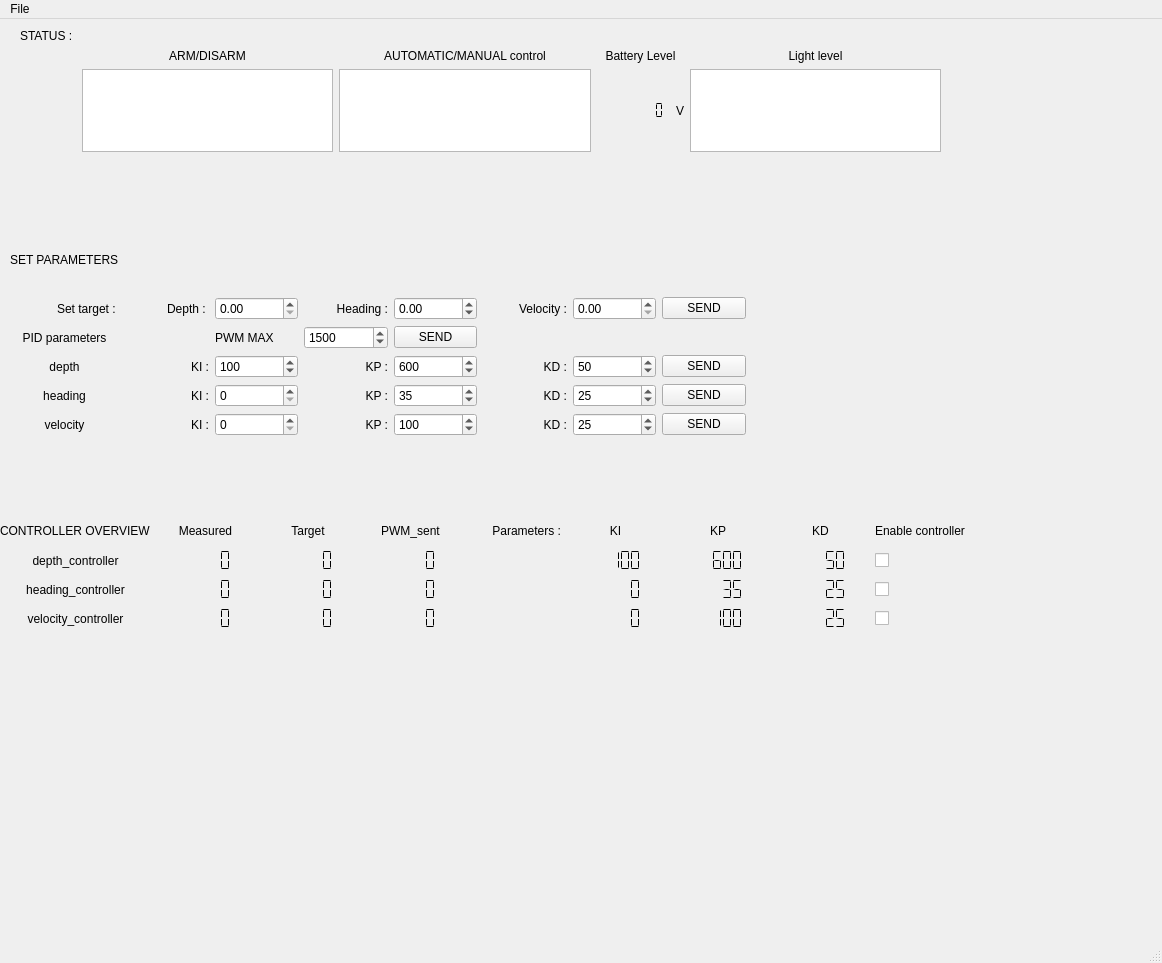
<?xml version="1.0" encoding="UTF-8"?>
<ui version="4.0">
 <class>mainWindow</class>
 <widget class="QMainWindow" name="mainWindow">
  <property name="geometry">
   <rect>
    <x>0</x>
    <y>0</y>
    <width>1162</width>
    <height>963</height>
   </rect>
  </property>
  <property name="sizePolicy">
   <sizepolicy hsizetype="MinimumExpanding" vsizetype="Preferred">
    <horstretch>0</horstretch>
    <verstretch>0</verstretch>
   </sizepolicy>
  </property>
  <property name="windowTitle">
   <string>BlueRov2</string>
  </property>
  <property name="autoFillBackground">
   <bool>true</bool>
  </property>
  <widget class="QWidget" name="centralwidget">
   <widget class="QWidget" name="gridLayoutWidget">
    <property name="geometry">
     <rect>
      <x>10</x>
      <y>210</y>
      <width>736</width>
      <height>207</height>
     </rect>
    </property>
    <layout class="QGridLayout" name="gridLayout_set_parameters">
     <item row="1" column="7">
      <widget class="QDoubleSpinBox" name="doubleSpinBox_velocity"/>
     </item>
     <item row="2" column="0">
      <widget class="QLabel" name="label_7">
       <property name="text">
        <string>PID parameters</string>
       </property>
       <property name="alignment">
        <set>Qt::AlignCenter</set>
       </property>
      </widget>
     </item>
     <item row="5" column="3">
      <widget class="QLabel" name="label_22">
       <property name="text">
        <string>KP :</string>
       </property>
       <property name="alignment">
        <set>Qt::AlignRight|Qt::AlignTrailing|Qt::AlignVCenter</set>
       </property>
      </widget>
     </item>
     <item row="1" column="0">
      <widget class="QLabel" name="label_8">
       <property name="text">
        <string>Set target : </string>
       </property>
       <property name="alignment">
        <set>Qt::AlignRight|Qt::AlignTrailing|Qt::AlignVCenter</set>
       </property>
      </widget>
     </item>
     <item row="5" column="6">
      <widget class="QLabel" name="label_23">
       <property name="text">
        <string>KD :</string>
       </property>
       <property name="alignment">
        <set>Qt::AlignRight|Qt::AlignTrailing|Qt::AlignVCenter</set>
       </property>
      </widget>
     </item>
     <item row="4" column="6">
      <widget class="QLabel" name="label_20">
       <property name="text">
        <string>KD :</string>
       </property>
       <property name="alignment">
        <set>Qt::AlignRight|Qt::AlignTrailing|Qt::AlignVCenter</set>
       </property>
      </widget>
     </item>
     <item row="3" column="0">
      <widget class="QLabel" name="label_9">
       <property name="text">
        <string>depth</string>
       </property>
       <property name="alignment">
        <set>Qt::AlignCenter</set>
       </property>
      </widget>
     </item>
     <item row="1" column="4">
      <widget class="QDoubleSpinBox" name="doubleSpinBox_heading">
       <property name="minimum">
        <double>-3.140000000000000</double>
       </property>
       <property name="maximum">
        <double>3.140000000000000</double>
       </property>
       <property name="singleStep">
        <double>0.050000000000000</double>
       </property>
      </widget>
     </item>
     <item row="0" column="0">
      <widget class="QLabel" name="label_6">
       <property name="text">
        <string>SET PARAMETERS</string>
       </property>
      </widget>
     </item>
     <item row="3" column="4">
      <widget class="QSpinBox" name="spinBox_KP_depth">
       <property name="maximum">
        <number>1000</number>
       </property>
       <property name="value">
        <number>600</number>
       </property>
      </widget>
     </item>
     <item row="1" column="1">
      <widget class="QLabel" name="label_10">
       <property name="text">
        <string>Depth : </string>
       </property>
       <property name="alignment">
        <set>Qt::AlignRight|Qt::AlignTrailing|Qt::AlignVCenter</set>
       </property>
      </widget>
     </item>
     <item row="4" column="4">
      <widget class="QSpinBox" name="spinBox_KP_heading">
       <property name="maximum">
        <number>1000</number>
       </property>
       <property name="value">
        <number>35</number>
       </property>
      </widget>
     </item>
     <item row="3" column="3">
      <widget class="QLabel" name="label_16">
       <property name="text">
        <string>KP :</string>
       </property>
       <property name="alignment">
        <set>Qt::AlignRight|Qt::AlignTrailing|Qt::AlignVCenter</set>
       </property>
      </widget>
     </item>
     <item row="5" column="7">
      <widget class="QSpinBox" name="spinBox_KD_velocity">
       <property name="maximum">
        <number>1000</number>
       </property>
       <property name="value">
        <number>25</number>
       </property>
      </widget>
     </item>
     <item row="3" column="1">
      <widget class="QLabel" name="label_15">
       <property name="text">
        <string>KI :</string>
       </property>
       <property name="alignment">
        <set>Qt::AlignRight|Qt::AlignTrailing|Qt::AlignVCenter</set>
       </property>
      </widget>
     </item>
     <item row="5" column="0">
      <widget class="QLabel" name="label_14">
       <property name="text">
        <string>velocity</string>
       </property>
       <property name="alignment">
        <set>Qt::AlignCenter</set>
       </property>
      </widget>
     </item>
     <item row="3" column="7">
      <widget class="QSpinBox" name="spinBox_KD_depth">
       <property name="maximum">
        <number>1000</number>
       </property>
       <property name="value">
        <number>50</number>
       </property>
       <property name="displayIntegerBase">
        <number>10</number>
       </property>
      </widget>
     </item>
     <item row="1" column="6">
      <widget class="QLabel" name="label_12">
       <property name="text">
        <string>Velocity :</string>
       </property>
       <property name="alignment">
        <set>Qt::AlignRight|Qt::AlignTrailing|Qt::AlignVCenter</set>
       </property>
      </widget>
     </item>
     <item row="1" column="2">
      <widget class="QDoubleSpinBox" name="doubleSpinBox_depth"/>
     </item>
     <item row="5" column="1">
      <widget class="QLabel" name="label_21">
       <property name="text">
        <string>KI :</string>
       </property>
       <property name="alignment">
        <set>Qt::AlignRight|Qt::AlignTrailing|Qt::AlignVCenter</set>
       </property>
      </widget>
     </item>
     <item row="4" column="7">
      <widget class="QSpinBox" name="spinBox_KD_heading">
       <property name="maximum">
        <number>1000</number>
       </property>
       <property name="value">
        <number>25</number>
       </property>
      </widget>
     </item>
     <item row="1" column="3">
      <widget class="QLabel" name="label_11">
       <property name="text">
        <string>Heading :</string>
       </property>
       <property name="alignment">
        <set>Qt::AlignRight|Qt::AlignTrailing|Qt::AlignVCenter</set>
       </property>
      </widget>
     </item>
     <item row="4" column="3">
      <widget class="QLabel" name="label_19">
       <property name="text">
        <string>KP :</string>
       </property>
       <property name="alignment">
        <set>Qt::AlignRight|Qt::AlignTrailing|Qt::AlignVCenter</set>
       </property>
      </widget>
     </item>
     <item row="4" column="2">
      <widget class="QSpinBox" name="spinBox_KI_heading">
       <property name="maximum">
        <number>1000</number>
       </property>
       <property name="value">
        <number>0</number>
       </property>
      </widget>
     </item>
     <item row="3" column="6">
      <widget class="QLabel" name="label_17">
       <property name="text">
        <string>KD :</string>
       </property>
       <property name="alignment">
        <set>Qt::AlignRight|Qt::AlignTrailing|Qt::AlignVCenter</set>
       </property>
      </widget>
     </item>
     <item row="4" column="0">
      <widget class="QLabel" name="label_13">
       <property name="text">
        <string>heading</string>
       </property>
       <property name="alignment">
        <set>Qt::AlignCenter</set>
       </property>
      </widget>
     </item>
     <item row="5" column="2">
      <widget class="QSpinBox" name="spinBox_KI_velocity">
       <property name="maximum">
        <number>1000</number>
       </property>
      </widget>
     </item>
     <item row="5" column="4">
      <widget class="QSpinBox" name="spinBox__KP_velocity">
       <property name="maximum">
        <number>1000</number>
       </property>
       <property name="value">
        <number>100</number>
       </property>
      </widget>
     </item>
     <item row="4" column="1">
      <widget class="QLabel" name="label_18">
       <property name="text">
        <string>KI :</string>
       </property>
       <property name="alignment">
        <set>Qt::AlignRight|Qt::AlignTrailing|Qt::AlignVCenter</set>
       </property>
      </widget>
     </item>
     <item row="3" column="2">
      <widget class="QSpinBox" name="spinBox_KI_depth">
       <property name="maximum">
        <number>1000</number>
       </property>
       <property name="value">
        <number>100</number>
       </property>
      </widget>
     </item>
     <item row="3" column="8">
      <widget class="QPushButton" name="pushButton_send_parameters_depth">
       <property name="text">
        <string>SEND</string>
       </property>
      </widget>
     </item>
     <item row="4" column="8">
      <widget class="QPushButton" name="pushButton_send_parameters_heading">
       <property name="text">
        <string>SEND</string>
       </property>
      </widget>
     </item>
     <item row="5" column="8">
      <widget class="QPushButton" name="pushButton_send_parameters_velocity">
       <property name="text">
        <string>SEND</string>
       </property>
      </widget>
     </item>
     <item row="1" column="8">
      <widget class="QPushButton" name="pushButton_send_parameters_target">
       <property name="text">
        <string>SEND</string>
       </property>
      </widget>
     </item>
     <item row="2" column="2">
      <widget class="QLabel" name="label_37">
       <property name="text">
        <string>PWM MAX</string>
       </property>
      </widget>
     </item>
     <item row="2" column="3">
      <widget class="QSpinBox" name="spinBox_pwm_max">
       <property name="minimum">
        <number>1100</number>
       </property>
       <property name="maximum">
        <number>1900</number>
       </property>
       <property name="singleStep">
        <number>50</number>
       </property>
       <property name="value">
        <number>1500</number>
       </property>
       <property name="displayIntegerBase">
        <number>10</number>
       </property>
      </widget>
     </item>
     <item row="2" column="4">
      <widget class="QPushButton" name="pushButton_send_pwm_max">
       <property name="text">
        <string>SEND</string>
       </property>
      </widget>
     </item>
    </layout>
   </widget>
   <widget class="QWidget" name="gridLayoutWidget_2">
    <property name="geometry">
     <rect>
      <x>0</x>
      <y>500</y>
      <width>971</width>
      <height>111</height>
     </rect>
    </property>
    <layout class="QGridLayout" name="gridLayout_controller_overview">
     <property name="sizeConstraint">
      <enum>QLayout::SetMinimumSize</enum>
     </property>
     <item row="0" column="1">
      <widget class="QLabel" name="label_24">
       <property name="text">
        <string>Measured</string>
       </property>
       <property name="alignment">
        <set>Qt::AlignCenter</set>
       </property>
      </widget>
     </item>
     <item row="4" column="7">
      <widget class="QLCDNumber" name="velocity_controller_KP_display">
       <property name="frameShape">
        <enum>QFrame::NoFrame</enum>
       </property>
       <property name="frameShadow">
        <enum>QFrame::Raised</enum>
       </property>
       <property name="segmentStyle">
        <enum>QLCDNumber::Flat</enum>
       </property>
       <property name="value" stdset="0">
        <double>100.000000000000000</double>
       </property>
      </widget>
     </item>
     <item row="4" column="6">
      <widget class="QLCDNumber" name="velocity_controller_KI_display">
       <property name="frameShape">
        <enum>QFrame::NoFrame</enum>
       </property>
       <property name="frameShadow">
        <enum>QFrame::Raised</enum>
       </property>
       <property name="segmentStyle">
        <enum>QLCDNumber::Flat</enum>
       </property>
      </widget>
     </item>
     <item row="2" column="3">
      <widget class="QLCDNumber" name="depth_controller_pwm_display">
       <property name="frameShape">
        <enum>QFrame::NoFrame</enum>
       </property>
       <property name="frameShadow">
        <enum>QFrame::Plain</enum>
       </property>
       <property name="segmentStyle">
        <enum>QLCDNumber::Flat</enum>
       </property>
      </widget>
     </item>
     <item row="2" column="9">
      <widget class="QCheckBox" name="checkBox_activate_depth_controller">
       <property name="text">
        <string/>
       </property>
      </widget>
     </item>
     <item row="4" column="9">
      <widget class="QCheckBox" name="checkBox_activate_velocity_controller">
       <property name="text">
        <string/>
       </property>
      </widget>
     </item>
     <item row="3" column="0">
      <widget class="QLabel" name="label_4">
       <property name="text">
        <string>heading_controller</string>
       </property>
       <property name="alignment">
        <set>Qt::AlignCenter</set>
       </property>
      </widget>
     </item>
     <item row="0" column="3">
      <widget class="QLabel" name="label_25">
       <property name="text">
        <string>PWM_sent</string>
       </property>
       <property name="alignment">
        <set>Qt::AlignCenter</set>
       </property>
      </widget>
     </item>
     <item row="0" column="8">
      <widget class="QLabel" name="label_29">
       <property name="text">
        <string>KD</string>
       </property>
       <property name="alignment">
        <set>Qt::AlignCenter</set>
       </property>
      </widget>
     </item>
     <item row="4" column="0">
      <widget class="QLabel" name="label_5">
       <property name="text">
        <string>velocity_controller</string>
       </property>
       <property name="alignment">
        <set>Qt::AlignCenter</set>
       </property>
      </widget>
     </item>
     <item row="0" column="6">
      <widget class="QLabel" name="label_27">
       <property name="text">
        <string>KI</string>
       </property>
       <property name="alignment">
        <set>Qt::AlignCenter</set>
       </property>
      </widget>
     </item>
     <item row="0" column="7">
      <widget class="QLabel" name="label_28">
       <property name="text">
        <string>KP</string>
       </property>
       <property name="alignment">
        <set>Qt::AlignCenter</set>
       </property>
      </widget>
     </item>
     <item row="0" column="0">
      <widget class="QLabel" name="label_2">
       <property name="text">
        <string>CONTROLLER OVERVIEW</string>
       </property>
      </widget>
     </item>
     <item row="3" column="9">
      <widget class="QCheckBox" name="checkBox_activate_heading_controller">
       <property name="text">
        <string/>
       </property>
      </widget>
     </item>
     <item row="2" column="0">
      <widget class="QLabel" name="label_3">
       <property name="text">
        <string>depth_controller</string>
       </property>
       <property name="alignment">
        <set>Qt::AlignCenter</set>
       </property>
      </widget>
     </item>
     <item row="0" column="9">
      <widget class="QLabel" name="label_30">
       <property name="text">
        <string>Enable controller</string>
       </property>
      </widget>
     </item>
     <item row="2" column="6">
      <widget class="QLCDNumber" name="depth_controller_KI_display">
       <property name="frameShape">
        <enum>QFrame::NoFrame</enum>
       </property>
       <property name="segmentStyle">
        <enum>QLCDNumber::Flat</enum>
       </property>
       <property name="value" stdset="0">
        <double>100.000000000000000</double>
       </property>
      </widget>
     </item>
     <item row="2" column="1">
      <widget class="QLCDNumber" name="depth_measured_display">
       <property name="frameShape">
        <enum>QFrame::NoFrame</enum>
       </property>
       <property name="frameShadow">
        <enum>QFrame::Raised</enum>
       </property>
       <property name="segmentStyle">
        <enum>QLCDNumber::Flat</enum>
       </property>
      </widget>
     </item>
     <item row="2" column="7">
      <widget class="QLCDNumber" name="depth_controller_KP_display">
       <property name="frameShape">
        <enum>QFrame::NoFrame</enum>
       </property>
       <property name="segmentStyle">
        <enum>QLCDNumber::Flat</enum>
       </property>
       <property name="value" stdset="0">
        <double>600.000000000000000</double>
       </property>
      </widget>
     </item>
     <item row="2" column="8">
      <widget class="QLCDNumber" name="depth_controller_KD_display">
       <property name="frameShape">
        <enum>QFrame::NoFrame</enum>
       </property>
       <property name="segmentStyle">
        <enum>QLCDNumber::Flat</enum>
       </property>
       <property name="value" stdset="0">
        <double>50.000000000000000</double>
       </property>
      </widget>
     </item>
     <item row="3" column="1">
      <widget class="QLCDNumber" name="heading_measured_display">
       <property name="frameShape">
        <enum>QFrame::NoFrame</enum>
       </property>
       <property name="segmentStyle">
        <enum>QLCDNumber::Flat</enum>
       </property>
      </widget>
     </item>
     <item row="3" column="3">
      <widget class="QLCDNumber" name="heading_controller_pwm_display">
       <property name="frameShape">
        <enum>QFrame::NoFrame</enum>
       </property>
       <property name="segmentStyle">
        <enum>QLCDNumber::Flat</enum>
       </property>
      </widget>
     </item>
     <item row="3" column="6">
      <widget class="QLCDNumber" name="heading_controller_KI_display">
       <property name="frameShape">
        <enum>QFrame::NoFrame</enum>
       </property>
       <property name="segmentStyle">
        <enum>QLCDNumber::Flat</enum>
       </property>
      </widget>
     </item>
     <item row="3" column="7">
      <widget class="QLCDNumber" name="heading_controller_KP_display">
       <property name="frameShape">
        <enum>QFrame::NoFrame</enum>
       </property>
       <property name="segmentStyle">
        <enum>QLCDNumber::Flat</enum>
       </property>
       <property name="value" stdset="0">
        <double>35.000000000000000</double>
       </property>
      </widget>
     </item>
     <item row="3" column="8">
      <widget class="QLCDNumber" name="heading_controller_KD_display">
       <property name="frameShape">
        <enum>QFrame::NoFrame</enum>
       </property>
       <property name="segmentStyle">
        <enum>QLCDNumber::Flat</enum>
       </property>
       <property name="value" stdset="0">
        <double>25.000000000000000</double>
       </property>
      </widget>
     </item>
     <item row="4" column="1">
      <widget class="QLCDNumber" name="velocity_measured_display">
       <property name="frameShape">
        <enum>QFrame::NoFrame</enum>
       </property>
       <property name="segmentStyle">
        <enum>QLCDNumber::Flat</enum>
       </property>
      </widget>
     </item>
     <item row="4" column="3">
      <widget class="QLCDNumber" name="velocity_controller_pwm_display">
       <property name="frameShape">
        <enum>QFrame::NoFrame</enum>
       </property>
       <property name="segmentStyle">
        <enum>QLCDNumber::Flat</enum>
       </property>
      </widget>
     </item>
     <item row="4" column="8">
      <widget class="QLCDNumber" name="velocity_controller_KD_display">
       <property name="frameShape">
        <enum>QFrame::NoFrame</enum>
       </property>
       <property name="segmentStyle">
        <enum>QLCDNumber::Flat</enum>
       </property>
       <property name="value" stdset="0">
        <double>25.000000000000000</double>
       </property>
      </widget>
     </item>
     <item row="0" column="4">
      <widget class="QLabel" name="label_26">
       <property name="text">
        <string>Parameters :</string>
       </property>
       <property name="alignment">
        <set>Qt::AlignRight|Qt::AlignTrailing|Qt::AlignVCenter</set>
       </property>
      </widget>
     </item>
     <item row="0" column="2">
      <widget class="QLabel" name="label_38">
       <property name="text">
        <string>Target</string>
       </property>
       <property name="alignment">
        <set>Qt::AlignCenter</set>
       </property>
      </widget>
     </item>
     <item row="2" column="2">
      <widget class="QLCDNumber" name="depth_target_display">
       <property name="frameShape">
        <enum>QFrame::NoFrame</enum>
       </property>
       <property name="segmentStyle">
        <enum>QLCDNumber::Flat</enum>
       </property>
      </widget>
     </item>
     <item row="3" column="2">
      <widget class="QLCDNumber" name="heading_target_display">
       <property name="frameShape">
        <enum>QFrame::NoFrame</enum>
       </property>
       <property name="segmentStyle">
        <enum>QLCDNumber::Flat</enum>
       </property>
      </widget>
     </item>
     <item row="4" column="2">
      <widget class="QLCDNumber" name="velocity_target_display">
       <property name="frameShape">
        <enum>QFrame::NoFrame</enum>
       </property>
       <property name="segmentStyle">
        <enum>QLCDNumber::Flat</enum>
       </property>
      </widget>
     </item>
    </layout>
   </widget>
   <widget class="QWidget" name="gridLayoutWidget_3">
    <property name="geometry">
     <rect>
      <x>20</x>
      <y>10</y>
      <width>921</width>
      <height>123</height>
     </rect>
    </property>
    <layout class="QGridLayout" name="gridLayout_status">
     <item row="2" column="3">
      <layout class="QHBoxLayout" name="horizontalLayout">
       <item>
        <widget class="QLCDNumber" name="battery_level_display">
         <property name="font">
          <font>
           <pointsize>20</pointsize>
          </font>
         </property>
         <property name="layoutDirection">
          <enum>Qt::LeftToRight</enum>
         </property>
         <property name="frameShape">
          <enum>QFrame::NoFrame</enum>
         </property>
         <property name="smallDecimalPoint">
          <bool>true</bool>
         </property>
         <property name="digitCount">
          <number>7</number>
         </property>
         <property name="segmentStyle">
          <enum>QLCDNumber::Flat</enum>
         </property>
         <property name="intValue" stdset="0">
          <number>0</number>
         </property>
        </widget>
       </item>
       <item>
        <widget class="QLabel" name="label_36">
         <property name="text">
          <string>V</string>
         </property>
        </widget>
       </item>
      </layout>
     </item>
     <item row="1" column="1">
      <widget class="QLabel" name="label_32">
       <property name="text">
        <string>ARM/DISARM</string>
       </property>
       <property name="alignment">
        <set>Qt::AlignCenter</set>
       </property>
      </widget>
     </item>
     <item row="1" column="2">
      <widget class="QLabel" name="label_33">
       <property name="text">
        <string>AUTOMATIC/MANUAL control</string>
       </property>
       <property name="alignment">
        <set>Qt::AlignCenter</set>
       </property>
      </widget>
     </item>
     <item row="0" column="0">
      <widget class="QLabel" name="label">
       <property name="text">
        <string>STATUS : </string>
       </property>
      </widget>
     </item>
     <item row="1" column="3">
      <widget class="QLabel" name="label_34">
       <property name="text">
        <string>Battery Level</string>
       </property>
       <property name="alignment">
        <set>Qt::AlignCenter</set>
       </property>
      </widget>
     </item>
     <item row="2" column="1">
      <widget class="QTextBrowser" name="arm_disarm_display"/>
     </item>
     <item row="2" column="2">
      <widget class="QTextBrowser" name="automatic_manual_ctrl_display"/>
     </item>
     <item row="1" column="0">
      <widget class="QLabel" name="label_31">
       <property name="text">
        <string/>
       </property>
      </widget>
     </item>
     <item row="2" column="5">
      <widget class="QTextBrowser" name="light_level_display"/>
     </item>
     <item row="1" column="5">
      <widget class="QLabel" name="label_35">
       <property name="text">
        <string>Light level</string>
       </property>
       <property name="alignment">
        <set>Qt::AlignCenter</set>
       </property>
      </widget>
     </item>
    </layout>
   </widget>
  </widget>
  <widget class="QMenuBar" name="menubar">
   <property name="geometry">
    <rect>
     <x>0</x>
     <y>0</y>
     <width>1162</width>
     <height>25</height>
    </rect>
   </property>
   <widget class="QMenu" name="menuFile">
    <property name="title">
     <string>File</string>
    </property>
   </widget>
   <addaction name="menuFile"/>
  </widget>
  <widget class="QStatusBar" name="statusbar"/>
 </widget>
 <resources/>
 <connections/>
</ui>
